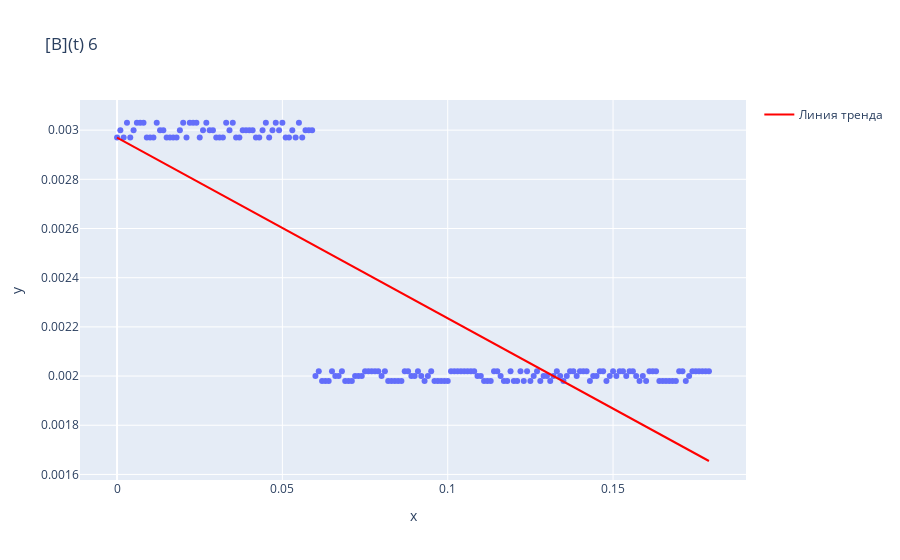

Write notebook code for a chart like this one.
### Code cell
x = data['t.min.5'].head(180)
y = data['[B]exp.5'].head(180)
fig = px.scatter(data_frame=data, x=x, y=y, title='[B](t) 6')

#Построение линии тренда с фиксированным свободным членом равным начальной концентрации
coeffs = np.polyfit(x, y, deg=1)
coeffs[1] = data['[B]exp.5'].values[0]
poly_eq = np.poly1d(coeffs)
x_trend = np.linspace(x.min(), x.max(), 100)
y_trend = poly_eq(x_trend)
fig.add_scatter(x=x_trend, y=y_trend, mode='lines', name='Линия тренда', line=dict(color='red'))

y_pred = poly_eq(x) 
r_squared = r2_score(y, y_pred)


print('Коэффициенты уравнения линии тренда: a = ' + str(coeffs[0])+', b = '+str(coeffs[1]))
print('R^2: '+str(r_squared))

fig.show()
r6 = -(coeffs[0])
print('r6 = '+str(r6))
